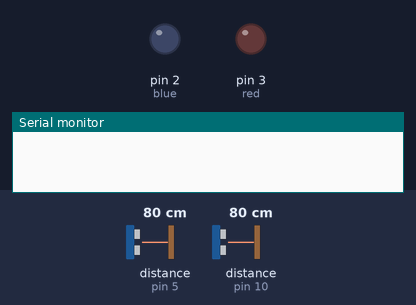
Bench run of a sketch on a simulated Arduino Uno, built with avr-gcc and run on an emulated ATmega328P. Shown: output pins drawn as LEDs (lit = HIGH), the last lines printed to the serial monitor. Wiring (inferred from the names in the program): 2 × ultrasonic range finder: trigger pin 6, echo pin 5 / trigger pin 11, echo pin 10. Inputs (shaded band) come from the test bench; at power-on: distance to the obstacle (sensors on pin 5, pin 10) 80 cm. The echo pulse lasts 58.3 µs per cm; pins used as bus, display or sensor lines are not drawn.

Above: at 1.2 s.
1.3 s: distance to the obstacle (sensor on pin 5) set to 18 cm
2.9 s: distance to the obstacle (sensor on pin 5) set to 12 cm
4.4 s: distance to the obstacle (sensor on pin 5) set to 9 cm
At 5.3 s:
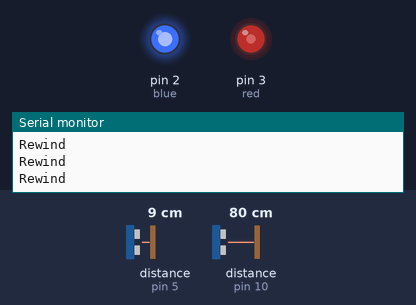
6.2 s: distance to the obstacle (sensor on pin 5) set to 20 cm
7.7 s: distance to the obstacle (sensor on pin 5) set to 23 cm
At 9.0 s:
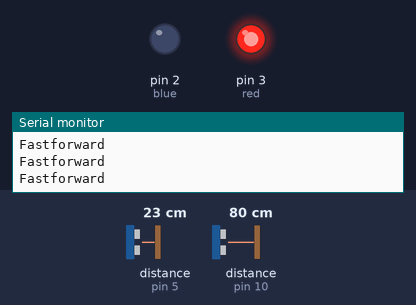
9.5 s: distance to the obstacle (sensor on pin 5) set to 2 cm
At 10.8 s:
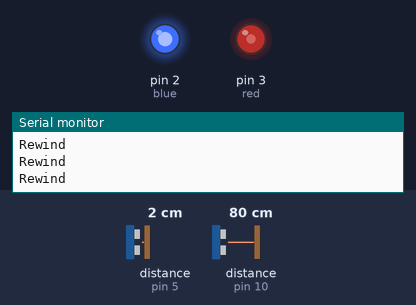
Timing chart, 0 to 12.3 s (numbered marks = the images above; inputs shaded):
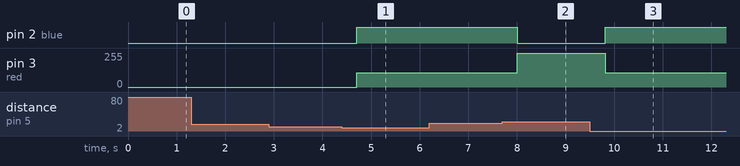

The sketch:

GestureFINALPORTION.ino
```cpp
const int trigger1 = 11; //Trigger pin of 1st Sesnor
const int echo1 = 10; //Echo pin of 1st Sesnor
const int trigger2 = 6; //Trigger pin of 2nd Sesnor
const int echo2 = 5;//Echo pin of 2nd Sesnor
const int red = 3;
const int blue = 2;
const int green = 1;

long time_taken;
int dist,distL,distR;


void setup() {
Serial.begin(9600);

pinMode(trigger1, OUTPUT);
pinMode(echo1, INPUT);
pinMode(trigger2, OUTPUT);
pinMode(echo2, INPUT);
}
void RGB_color(int red_light_value, int green_light_value, int blue_light_value)
{
  analogWrite(red, red_light_value);
  analogWrite(green, green_light_value);
  analogWrite(blue, blue_light_value);
}

/*###Function to calculate distance###*/
void calculate_distance(int trigger, int echo)
{
digitalWrite(trigger, LOW);
delayMicroseconds(2);
digitalWrite(trigger, HIGH);
delayMicroseconds(10);
digitalWrite(trigger, LOW);

time_taken = pulseIn(echo, HIGH);
dist= time_taken*0.034/2;
if (dist>50)
dist = 50;
}

void loop() { //infinite loopy
calculate_distance(trigger1,echo1);
distL =dist; //get distance of left sensor

calculate_distance(trigger2,echo2);
distR =dist; //get distance of right sensor

//Uncomment for debudding
/*Serial.print("L=");
Serial.println(distL);
Serial.print("R=");
Serial.println(distR);
*/

//Pause Modes -Hold
if ((distL >40 && distR>40) && (distL <50 && distR<50)) //Detect both hands
{Serial.println("Playpause");   delay (500);  RGB_color(0, 255, 0);//Green
}if ((distL >10 && distR>10) && (distL <30 && distR<30))
{Serial.println("Expand"); delay(500);}

calculate_distance(trigger1,echo1);
distL =dist;

calculate_distance(trigger2,echo2);
distR =dist;


//Control Modes
//Lock Left - Control Mode
if (distL>=13 && distL<=17)
{
  delay(100); //Hand Hold Time
  calculate_distance(trigger1,echo1);
  distL =dist;
  if (distL>=13 && distL<=17)
  {
    Serial.println("Left Locked");
    while(distL<=40)
    {
      calculate_distance(trigger1,echo1);
      distL =dist;
      if (distL<10) //Hand pushed in
      {Serial.println ("Volumeup"); delay (300);    RGB_color(0, 0, 255);} //Blue
      if (distL>20) //Hand pulled out
      {Serial.println ("Volumedown"); delay (300); RGB_color(255, 0, 0);} //red
    }
  }
}

//Lock Right - Control Mode
if (distR>=13 && distR<=17)
{
  delay(100); //Hand Hold Time
  calculate_distance(trigger2,echo2);
  distR =dist;
  if (distR>=13 && distR<=17)
  {
    Serial.println("Right Locked");
    while(distR<=40)
    {
      calculate_distance(trigger2,echo2);
      distR =dist;
      if (distR<10) //Right hand pushed in
      {Serial.println ("Rewind"); delay (300);  RGB_color(106, 13, 173);} // purple
      if (distR> 20) //Right hand pulled out
      {Serial.println ("Fastforward"); delay (300); RGB_color(255, 255, 0);} //yellow
  }
}
}

delay(200);
  }
```

Measured:
- the behaviour switches between 11 and 10 cm on distance to the obstacle (sensor on pin 5) (found by bisection; images 0 and 1)
- the behaviour switches between 21 and 22 cm on distance to the obstacle (sensor on pin 5) (found by bisection; images 1 and 2)
- after the input at 2.9 s, every drawn part: stays the same
- after the input at 4.4 s, pin 2 (blue): LOW → HIGH after 0.30 s; pin 3 (red): 0/255 → 106/255 after 0.30 s
- after the input at 6.2 s, every drawn part: stays the same
- after the input at 7.7 s, pin 2 (blue): HIGH → LOW after 0.30 s; pin 3 (red): 106/255 → 255/255 after 0.30 s
- after the input at 9.5 s, pin 2 (blue): LOW → HIGH after 0.31 s; pin 3 (red): 255/255 → 106/255 after 0.31 s
